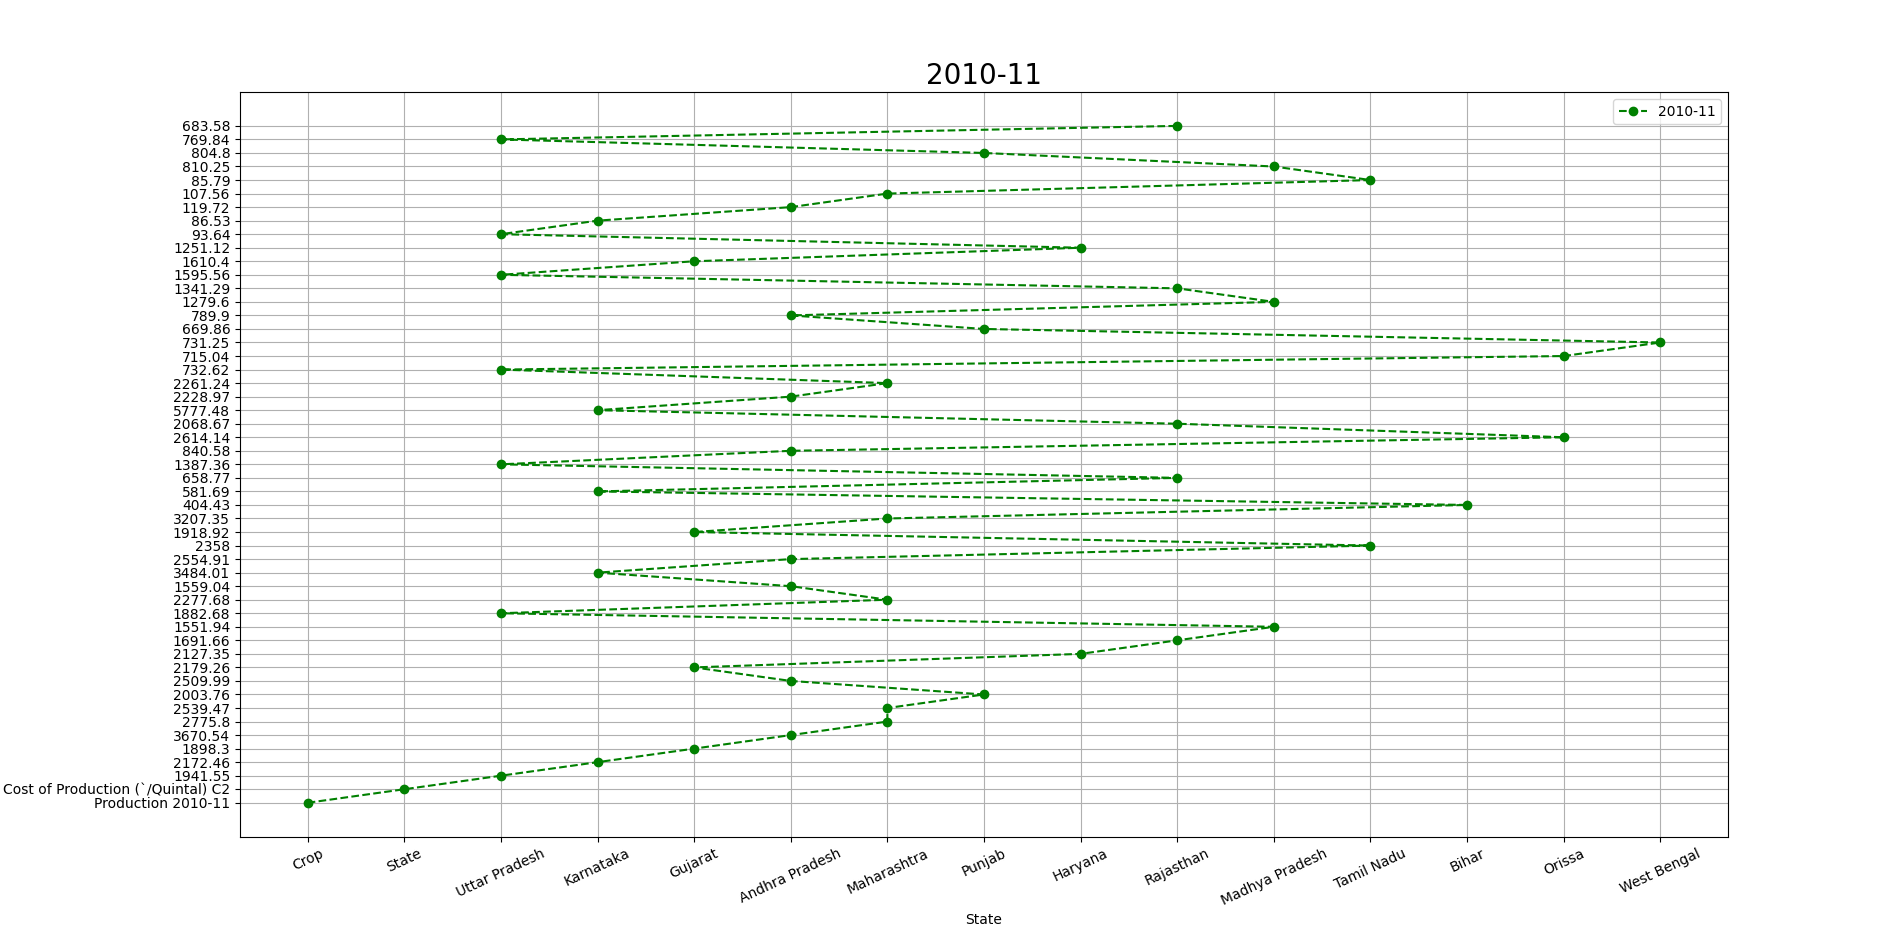

The Python source for this figure:
from tkinter import*
from PIL import ImageTk,Image
from matplotlib import pyplot as plt
from matplotlib import style
import numpy as np
import pandas as pd

import matplotlib.pyplot as plt
import csv

x = ['Crop']
y = ['Production 2010-11']

with open('statistics.csv','r') as csvfile:
	lines = csv.reader(csvfile, delimiter=',')
	for column in lines:
		x.append(column[1])
		y.append(column[4])

plt.plot(x, y, color = 'g', linestyle = 'dashed',
		marker = 'o',label = "2010-11")

plt.xticks(rotation = 25)
plt.xlabel('State')
plt.ylabel('Cost of Production (`/Quintal) C2')
plt.title('2010-11', fontsize = 20)
plt.grid()
plt.legend()
plt.show()
plt.savefig('prod.png')
